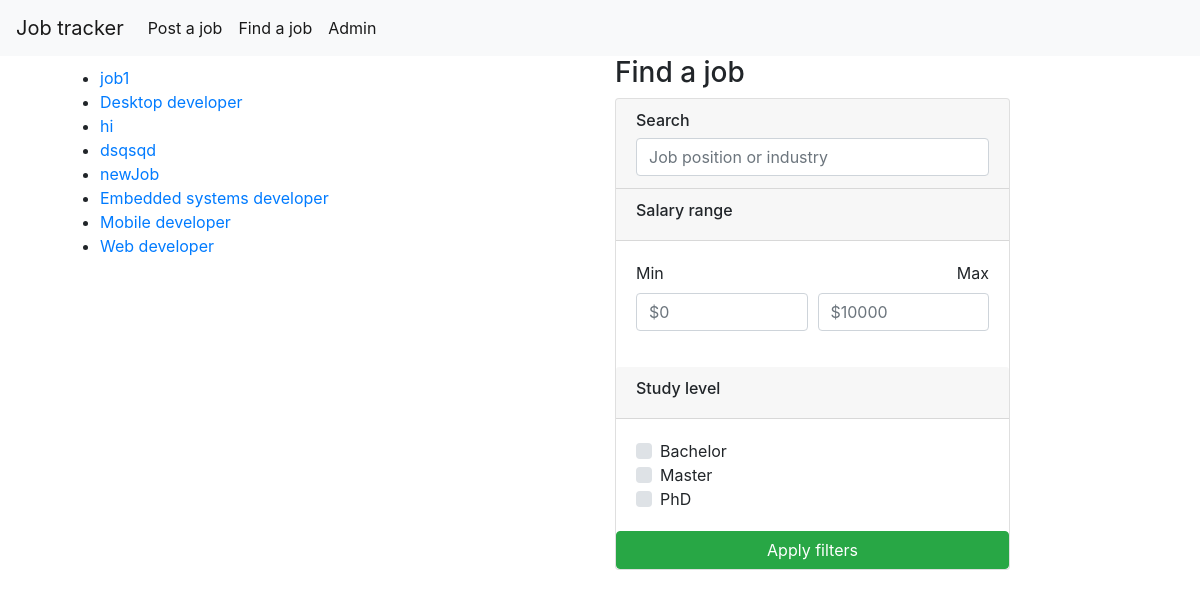
Page /mainapp/ on the committed database.
### mainapp/models.py (models this page shows, shortened)
class Job(models.Model):
    company = models.ForeignKey(Company, on_delete=models.CASCADE)
    industry = models.CharField(max_length=200,default="")
    position = models.CharField(max_length=200)
    occupation = models.CharField(max_length=200,default="")
    description = models.CharField(max_length=1000,default="")
    age=models.IntegerField(default=20)
    educationType = models.CharField(max_length=200,default="")
    placeOfResidence=models.CharField(max_length=200,default="")
    lengthOfService=models.CharField(max_length=200,default="")
    pub_date = models.DateTimeField('date published')
    salary = models.IntegerField(default=0)

### mainapp/views.py (the view)
# urls.py: path('', views.findjob, name='index'),
def findjob(request):
    job_list = Job.objects.order_by('-pub_date')
    if request.method == 'POST':
        query=request.POST.get("search",None)
        if query is not None:
            job_list = job_list.filter(Q(position__icontains=query) |
                                       Q(industry__contains=query))
        try:
            min = int(request.POST.get('min'))
            if min is not None:
                job_list = job_list.filter(Q(salary__gte=min))
        except ValueError:
            print('Exception')
        try:
            max = int(request.POST.get('max'))
            if max is not None:
                job_list = job_list.filter(Q(salary__lte=max))
        except ValueError:
            print('Exception')
        studyLevels = request.POST.getlist('checks[]', None)
        if(studyLevels):
            print(studyLevels)
            job_list = job_list.filter(Q(educationType__in=studyLevels))
    else:
        query=request.GET.get("search",None)
        if query is not None:
            job_list=job_list.filter(Q(position__icontains=query) |
                                     Q(industry__contains=query))
    context = {'job_list': job_list}
    return render(request, 'mainapp/findjob.html',context)

### mainapp/templates/mainapp/findjob.html (shortened to what this page needs)
{% extends 'base_layout.html' %}
{% block content %}
    <div class="row col-md-12">
         <div class="col-md-6">
             <div style="height: 10px"> </div>
                {% if job_list %}
                    <ul>
                    {% for job in job_list %}
                        <li><a href="/mainapp/findjob/{{ job.id }}/">{{ job.position }}</a></li>
                    {% endfor %}
                    </ul>
                {% else %}
                    <p>No jobs are available.</p>
                {% endif %}
        </div>
        <div class="col-md-6">
               <form method="POST" action="" >
                <aside class="col-sm-10">
                 <h3>Find a job</h3>
                        <div class="card" >
                            <article class="card-group-item">
                                <header class="card-header">
                                    <h6 class="title">Search</h6>
                                    <input type="text" class="form-control" name="search" placeholder="Job position or industry">
                                </header>
                                <header class="card-header">
                                    <h6 class="title">Salary range </h6>
                                </header>
                                <div class="filter-content">
                                    <div class="card-body">
                                    <div class="form-row">
                                    <div class="form-group col-md-6">
                                      <label>Min</label>
                                      <input type="number" class="form-control" name="min" placeholder="$0">
                                    </div>
                                    <div class="form-group col-md-6 text-right">
                                      <label>Max</label>
                                      <input type="number" class="form-control" name="max" placeholder="$10000">
                                    </div>
                                    </div>
                                    </div>
                                </div>
                            </article>
                            <article class="card-group-item">
                                <header class="card-header">
                                    <h6 class="title">Study level </h6>
                                </header>
                                <div class="filter-content">
                                    <div class="card-body">
                                        <div class="custom-control custom-checkbox">
                                            <label class="custom-control-label" for="bachelor">Bachelor</label>
                                        </div>
                                        <div class="custom-control custom-checkbox">
                                            <label class="custom-control-label" for="master">Master</label>
                                        </div>
                                        <div class="custom-control custom-checkbox">
                                            <label class="custom-control-label" for="phd">PhD</label>
                                        </div>
                                    </div>
                                </div>
                            </article>
                            <button class="btn btn-success" type="submit">Apply filters</button>
                        </div>
                    </aside>
                </form>
        </div>
    </div>
{% endblock %}

### rows in the picture
Job: position "job1"
Job: position "Desktop developer"
Job: position "hi"
Job: position "dsqsqd"
Job: position "newJob"
Job: position "Embedded systems developer"
Job: position "Mobile developer"
Job: position "Web developer"
